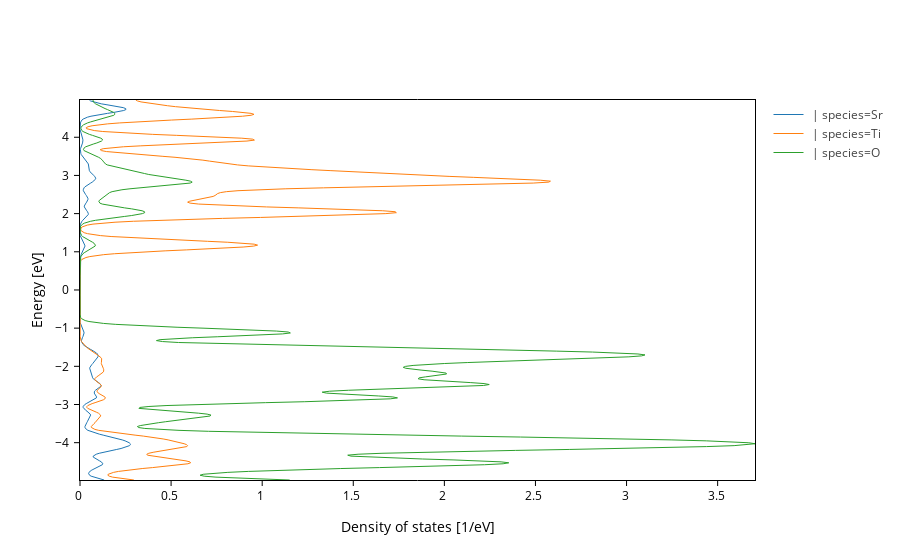

The notebook cell saved with this chart:
### Markdown cell above
## Easy and fast DOS splitting

As you might have noticed, sometimes it might be cumbersome to build all the requests you want. If your needs are simple and you don't need the flexibility of defining every parameter by yourself, there is a set of methods that will help you explore your PDOS data faster than ever before. These are: `split_DOS`, `split_requests`, `update_requests`, `remove_requests` and `add_requests`.?

Let's begin with `split_DOS`. As you can imagine, this method splits the density of states:

### Code cell
plot.split_DOS()

### Figure 1 — Plotly figure (JSON) as saved in the notebook; plotly's stock layout.template omitted (floating-point values rounded to 4 significant figures; data arrays with more than 128 entries replaced by an {"elided": "..."} marker saying what was removed)
{"data": [{"line": {"dash": "solid", "width": 1.0}, "mode": "lines", "name": " | species=Sr", "opacity": 1, "type": "scatter", "uid": "151367e3-8a06-43d8-91b3-de91bfd2be14", "x": {"elided": "399 float values"}, "y": {"elided": "399 float values"}}, {"line": {"dash": "solid", "width": 1.0}, "mode": "lines", "name": " | species=Ti", "opacity": 1, "type": "scatter", "uid": "0b728344-95dc-41f6-9db7-1920dfcceff0", "x": {"elided": "399 float values"}, "y": {"elided": "399 float values"}}, {"line": {"dash": "solid", "width": 1.0}, "mode": "lines", "name": " | species=O", "opacity": 1, "type": "scatter", "uid": "9af20e5c-c3d3-47d7-b817-1d808a1cfe8e", "x": {"elided": "399 float values"}, "y": {"elided": "399 float values"}}], "layout": {"showlegend": true, "xaxis": {"mirror": true, "title": {"text": "Density of states [1/eV]"}}, "yaxis": {"mirror": true, "range": [-4.978, 4.976], "title": {"text": "Energy [eV]"}}}}
